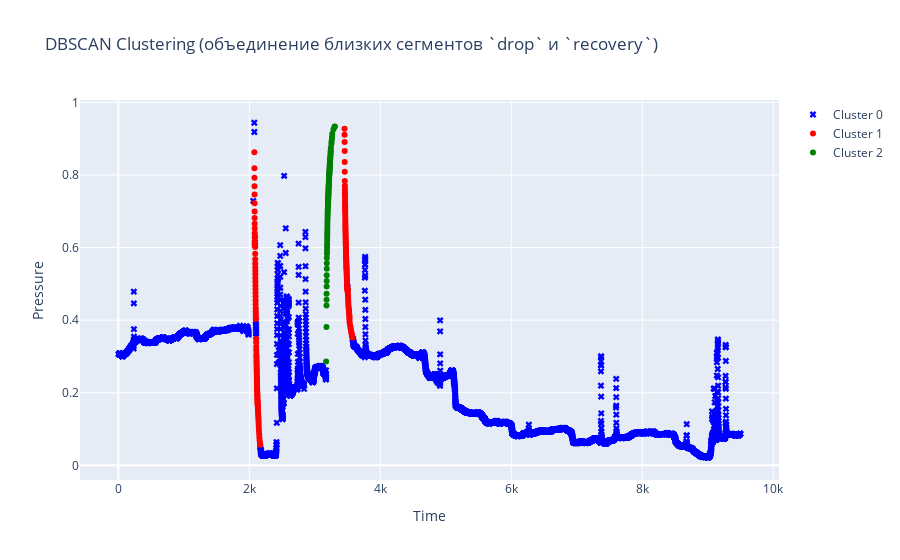

Here is the notebook cell this chart was saved with:
### Code cell
eps_value = 0.085
dbscan = DBSCAN(eps=eps_value, min_samples=20)  
clust_df['cluster'] = dbscan.fit_predict(clust_df[['time_scaled', 'pressure_scaled']])

clust_df['cluster'] = clust_df['cluster'].apply(lambda x: 1 if x == -1 else 0)

clust_df['segment_id'] = (clust_df['cluster'] != clust_df['cluster'].shift()).cumsum()
segment_sizes = clust_df.groupby('segment_id')['cluster'].transform('sum')

min_cluster_length = 40
clust_df['clean_cluster'] = np.where((clust_df['cluster'] == 1) & (segment_sizes >= min_cluster_length), 1, 0)

clust_df['delta_pressure'] = clust_df['pressure'].diff().rolling(3, center=True).mean()

clust_df['final_cluster'] = 0
clust_df.loc[(clust_df['clean_cluster'] == 1) & (clust_df['delta_pressure'] < 0), 'final_cluster'] = 1
clust_df.loc[(clust_df['clean_cluster'] == 1) & (clust_df['delta_pressure'] > 0), 'final_cluster'] = 2

clust_df['segment_id'] = (clust_df['final_cluster'] != clust_df['final_cluster'].shift()).cumsum()
segment_sizes = clust_df.groupby('segment_id')['final_cluster'].transform('count')
clust_df.loc[segment_sizes < 5, 'final_cluster'] = 0

clust_df.loc[segment_sizes < 5, 'final_cluster'] = 0

clust_df = clust_df[['time', 'pressure', 'final_cluster']]
clust_df.rename(columns={'final_cluster': 'cluster'}, inplace=True)

fig = go.Figure()
colors = {0: "blue", 1: "red", 2: "green"}

for cluster in clust_df["cluster"].unique():
    cluster_data = clust_df[clust_df["cluster"] == cluster]
    marker_symbol = "circle" if cluster != 0 else "x"
    fig.add_trace(go.Scatter(
        x=cluster_data["time"], 
        y=cluster_data["pressure"],
        mode="markers",
        marker=dict(size=6, symbol=marker_symbol, color=colors.get(cluster, "black")),
        name=f"Cluster {cluster}"
    ))

fig.update_layout(
    title="DBSCAN Clustering (объединение близких сегментов `drop` и `recovery`)",
    xaxis_title="Time",
    yaxis_title="Pressure",
    showlegend=True
)

fig.show()

### Figure 1 — Plotly figure (JSON) as saved in the notebook; plotly's stock layout.template omitted (floating-point values rounded to 4 significant figures; data arrays with more than 128 entries replaced by an {"elided": "..."} marker saying what was removed)
{"data": [{"marker": {"color": "blue", "size": 6, "symbol": "x"}, "mode": "markers", "name": "Cluster 0", "type": "scatter", "x": {"elided": "6728 float values"}, "y": {"elided": "6728 float values"}}, {"marker": {"color": "red", "size": 6, "symbol": "circle"}, "mode": "markers", "name": "Cluster 1", "type": "scatter", "x": {"elided": "191 float values"}, "y": {"elided": "191 float values"}}, {"marker": {"color": "green", "size": 6, "symbol": "circle"}, "mode": "markers", "name": "Cluster 2", "type": "scatter", "x": [3173.0, 3178.0, 3178.0, 3179.0, 3180.0, 3181.0, 3182.0, 3182.0, 3183.0, 3183.0, 3185.0, 3186.0, 3186.0, 3187.0, 3187.0, 3189.0, 3189.0, 3190.0, 3190.0, 3191.0, 3192.0, 3192.0, 3193.0, 3194.0, 3195.0, 3196.0, 3197.0, 3197.0, 3200.0, 3201.0, 3201.0, 3202.0, 3203.0, 3203.0, 3204.0, 3204.0, 3205.0, 3205.0, 3206.0, 3207.0, 3207.0, 3208.0, 3208.0, 3209.0, 3209.0, 3210.0, 3211.0, 3212.0, 3213.0, 3213.0, 3214.0, 3215.0, 3215.0, 3216.0, 3216.0, 3217.0, 3218.0, 3219.0, 3219.0, 3221.0, 3221.0, 3222.0, 3222.0, 3223.0, 3224.0, 3226.0, 3227.0, 3227.0, 3228.0, 3228.0, 3229.0, 3230.0, 3231.0, 3232.0, 3233.0, 3234.0, 3235.0, 3238.0, 3240.0, 3241.0, 3242.0, 3244.0, 3245.0, 3253.0, 3255.0, 3261.0, 3263.0, 3266.0, 3284.0, 3302.0, 3306.0], "y": [0.2861, 0.381, 0.4402, 0.4559, 0.4725, 0.4929, 0.5077, 0.5239, 0.5415, 0.5565, 0.5715, 0.5829, 0.5914, 0.6002, 0.6087, 0.6181, 0.6249, 0.6322, 0.6395, 0.6472, 0.6552, 0.6636, 0.6717, 0.6801, 0.6869, 0.6932, 0.6994, 0.7046, 0.7098, 0.713, 0.716, 0.7191, 0.7221, 0.7251, 0.7281, 0.7309, 0.7339, 0.7369, 0.74, 0.7431, 0.7462, 0.7493, 0.7524, 0.7555, 0.7588, 0.762, 0.7653, 0.7688, 0.7715, 0.774, 0.7766, 0.7791, 0.7817, 0.7843, 0.7869, 0.7895, 0.7922, 0.7946, 0.7971, 0.7997, 0.8019, 0.8041, 0.8066, 0.8092, 0.8122, 0.8152, 0.8174, 0.8198, 0.8224, 0.8253, 0.8284, 0.8314, 0.8346, 0.8377, 0.8405, 0.8436, 0.8473, 0.8519, 0.856, 0.8602, 0.8646, 0.8698, 0.8761, 0.8859, 0.8921, 0.8995, 0.9046, 0.9135, 0.9261, 0.9327, 0.9336]}], "layout": {"showlegend": true, "title": {"text": "DBSCAN Clustering (объединение близких сегментов `drop` и `recovery`)"}, "xaxis": {"title": {"text": "Time"}}, "yaxis": {"title": {"text": "Pressure"}}}}
